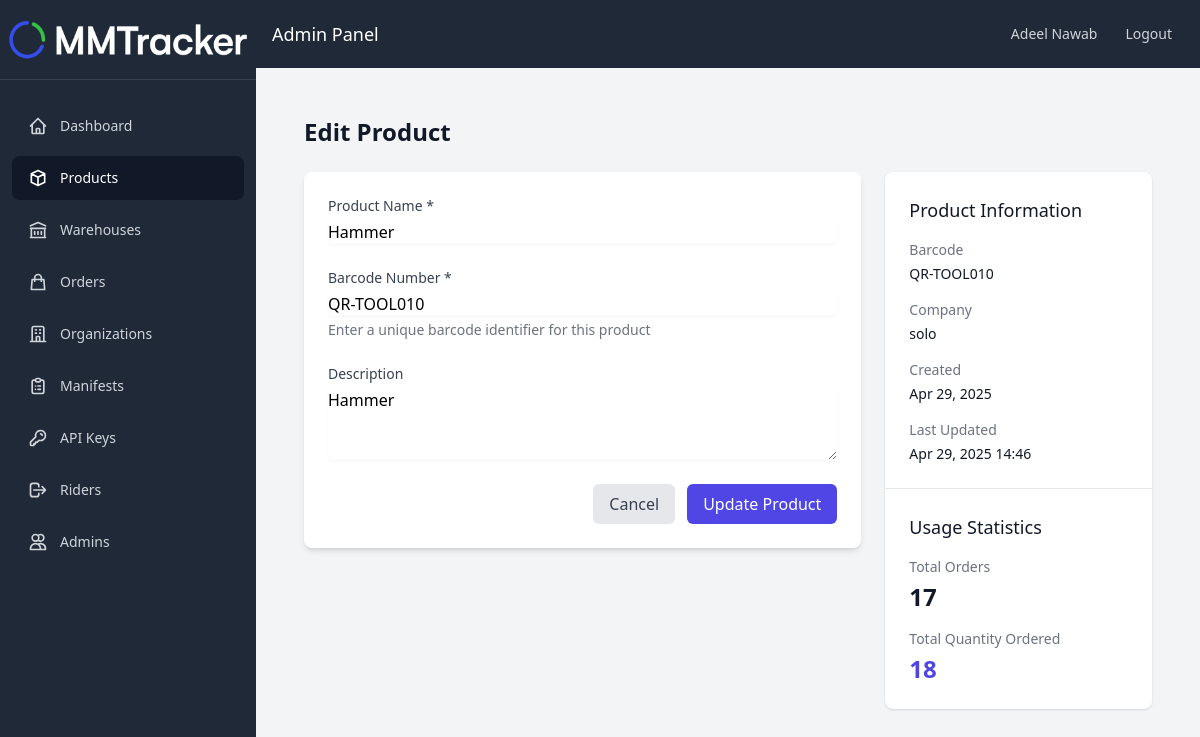
The app's page /pages/products/edit.php?id=33 (signed in) with its own data.
### tables this page shows
CREATE TABLE `Products` (
  `id` int(11) NOT NULL,
  `name` varchar(255) NOT NULL,
  `description` text DEFAULT NULL,
  `qrcode_number` varchar(100) DEFAULT NULL,
  `company_id` int(11) NOT NULL,
  `created_at` timestamp NOT NULL DEFAULT current_timestamp(),
  `updated_at` timestamp NOT NULL DEFAULT current_timestamp() ON UPDATE current_timestamp()
);

CREATE TABLE `Companies` (
  `id` int(11) NOT NULL,
  `name` varchar(255) NOT NULL,
  `phone` varchar(20) DEFAULT NULL,
  `email` varchar(255) DEFAULT NULL,
  `address` text DEFAULT NULL,
  `total_riders_allowed` int(11) DEFAULT NULL,
  `default_requires_image_proof` tinyint(1) NOT NULL DEFAULT 1,
  `default_requires_signature_proof` tinyint(1) NOT NULL DEFAULT 1,
  `created_at` timestamp NOT NULL DEFAULT current_timestamp(),
  `updated_at` timestamp NOT NULL DEFAULT current_timestamp() ON UPDATE current_timestamp()
);

### includes/config.php (called while the page is built, shortened)
<?php
$db_host = 'localhost';
$db_user = 'root';
$db_pass = '';
$db_name = 'u337053559_delivery';
$conn = mysqli_connect($db_host, $db_user, $db_pass, $db_name);
mysqli_set_charset($conn, "utf8mb4");
function isSuperAdmin() {
    return isset($_SESSION['user_type']) && $_SESSION['user_type'] === 'Super Admin';
}
function cleanInput($data) {
    global $conn;
    $data = trim($data);
    $data = stripslashes($data);
    $data = htmlspecialchars($data);
    return mysqli_real_escape_string($conn, $data);
}
?>

### pages/products/edit.php (the view, shortened to what this page needs)
<?php
require_once '../../includes/config.php';
$product = null;
if (isset($_GET['id'])) {
    $id = cleanInput($_GET['id']);
    $company_condition = !isSuperAdmin() ? "AND p.company_id = " . $_SESSION['company_id'] : "";
    $query = "SELECT p.*, c.name as company_name
              FROM Products p
              LEFT JOIN Companies c ON p.company_id = c.id
              WHERE p.id = ? $company_condition";
    $stmt = mysqli_prepare($conn, $query);
    mysqli_stmt_bind_param($stmt, "i", $id);
    mysqli_stmt_execute($stmt);
    $result = mysqli_stmt_get_result($stmt);
    $product = mysqli_fetch_assoc($result);
}
$stats_query = "SELECT
    COUNT(DISTINCT po.order_id) as total_orders,
    SUM(po.quantity) as total_quantity
    FROM ProductOrders po
    WHERE po.product_id = ?";
$stmt = mysqli_prepare($conn, $stats_query);
mysqli_stmt_bind_param($stmt, "i", $id);
mysqli_stmt_execute($stmt);
$stats = mysqli_fetch_assoc(mysqli_stmt_get_result($stmt));
?>
<!DOCTYPE html>
<html lang="en">
<head>
    <script src="https://cdn.tailwindcss.com"></script>
</head>
<body class="bg-gray-100">
    <?php include_once '../../includes/navbar.php'; ?>
    <div class="flex-1 flex flex-col">
        <div class="bg-gray-800 p-4 flex justify-between items-center">
            <div class="text-white text-lg">Admin Panel</div>
            <div class="flex items-center">
                <span class="text-gray-300 text-sm mr-4"><?php echo $_SESSION['user_name']; ?></span>
                <a href="<?php echo SITE_URL; ?>logout.php"
                    class="text-gray-300 hover:bg-gray-700 hover:text-white px-3 py-2 rounded-md text-sm font-medium">
                    Logout
                </a>
            </div>
        </div>
        <div class="p-4">
            <div class="max-w-7xl mx-auto px-4 sm:px-6 lg:px-8 py-8">
                <div class="mb-6">
                    <h1 class="text-2xl font-bold text-gray-900">Edit Product</h1>
                </div>
                <div class="grid grid-cols-1 gap-6 lg:grid-cols-3">
                    <div class="lg:col-span-2">
                        <div class="bg-white shadow-md rounded-lg overflow-hidden p-6">
                            <form action="" method="POST">
                                <div class="space-y-6">
                                    <div>
                                        <label for="name" class="block text-sm font-medium text-gray-700">Product Name *</label>
                                        <input type="text" name="name" id="name" required
                                            value="<?php echo htmlspecialchars($product['name']); ?>"
                                            class="mt-1 block w-full rounded-md border-gray-300 shadow-sm focus:border-indigo-500 focus:ring-indigo-500">
                                    </div>
                                    <div>
                                        <label for="qrcode_number" class="block text-sm font-medium text-gray-700">Barcode Number *</label>
                                        <input type="text" name="qrcode_number" id="qrcode_number" required
                                            value="<?php echo htmlspecialchars($product['qrcode_number']); ?>"
                                            class="mt-1 block w-full rounded-md border-gray-300 shadow-sm focus:border-indigo-500 focus:ring-indigo-500">
                                        <p class="mt-1 text-sm text-gray-500">Enter a unique barcode identifier for this product</p>
                                    </div>
                                    <div>
                                        <label for="description" class="block text-sm font-medium text-gray-700">Description</label>
                                        <textarea name="description" id="description" rows="3"
                                            class="mt-1 block w-full rounded-md border-gray-300 shadow-sm focus:border-indigo-500 focus:ring-indigo-500"><?php echo htmlspecialchars($product['description']); ?></textarea>
                                    </div>
                                </div>
                                <div class="mt-6 flex justify-end space-x-3">
                                    <a href="index.php" class="bg-gray-200 text-gray-700 px-4 py-2 rounded-md hover:bg-gray-300">Cancel</a>
                                    <button type="submit" class="bg-indigo-600 text-white px-4 py-2 rounded-md hover:bg-indigo-700">Update Product</button>
                                </div>
                            </form>
                        </div>
                    </div>
                    <div class="lg:col-span-1">
                        <div class="bg-white shadow rounded-lg divide-y divide-gray-200">
                            <div class="p-6">
                                <h2 class="text-lg font-medium text-gray-900">Product Information</h2>
                                <dl class="mt-4 space-y-4">
                                    <div>
                                        <dt class="text-sm font-medium text-gray-500">Barcode</dt>
                                        <dd class="mt-1 text-sm text-gray-900"><?php echo htmlspecialchars($product['qrcode_number']); ?></dd>
                                    </div>
                                    <div>
                                        <dt class="text-sm font-medium text-gray-500">Company</dt>
                                        <dd class="mt-1 text-sm text-gray-900"><?php echo htmlspecialchars($product['company_name']); ?></dd>
                                    </div>
                                    <div>
                                        <dt class="text-sm font-medium text-gray-500">Created</dt>
                                        <dd class="mt-1 text-sm text-gray-900"><?php echo date('M d, Y', strtotime($product['created_at'])); ?></dd>
                                    </div>
                                    <div>
                                        <dt class="text-sm font-medium text-gray-500">Last Updated</dt>
                                        <dd class="mt-1 text-sm text-gray-900"><?php echo date('M d, Y H:i', strtotime($product['updated_at'])); ?></dd>
                                    </div>
                                </dl>
                            </div>
                            <div class="p-6">
                                <h2 class="text-lg font-medium text-gray-900">Usage Statistics</h2>
                                <dl class="mt-4 space-y-4">
                                    <div>
                                        <dt class="text-sm font-medium text-gray-500">Total Orders</dt>
                                        <dd class="mt-1 text-2xl font-semibold text-gray-900"><?php echo $stats['total_orders'] ?? 0; ?></dd>
                                    </div>
                                    <div>
                                        <dt class="text-sm font-medium text-gray-500">Total Quantity Ordered</dt>
                                        <dd class="mt-1 text-2xl font-semibold text-indigo-600"><?php echo $stats['total_quantity'] ?? 0; ?></dd>
                                    </div>
                                </dl>
                            </div>
                        </div>
                    </div>
                </div>
            </div>
        </div>
</body>
</html>

### records on screen
products: name "Hammer", qrcode_number "QR-TOOL010", description "Hammer", company.name "solo", created_at "Apr 29, 2025", updated_at "Apr 29, 2025 14:46"

### other values on screen
$_SESSION['user_name'] "Adeel Nawab"
$stats['total_orders'] "17"
$stats['total_quantity'] "18"
